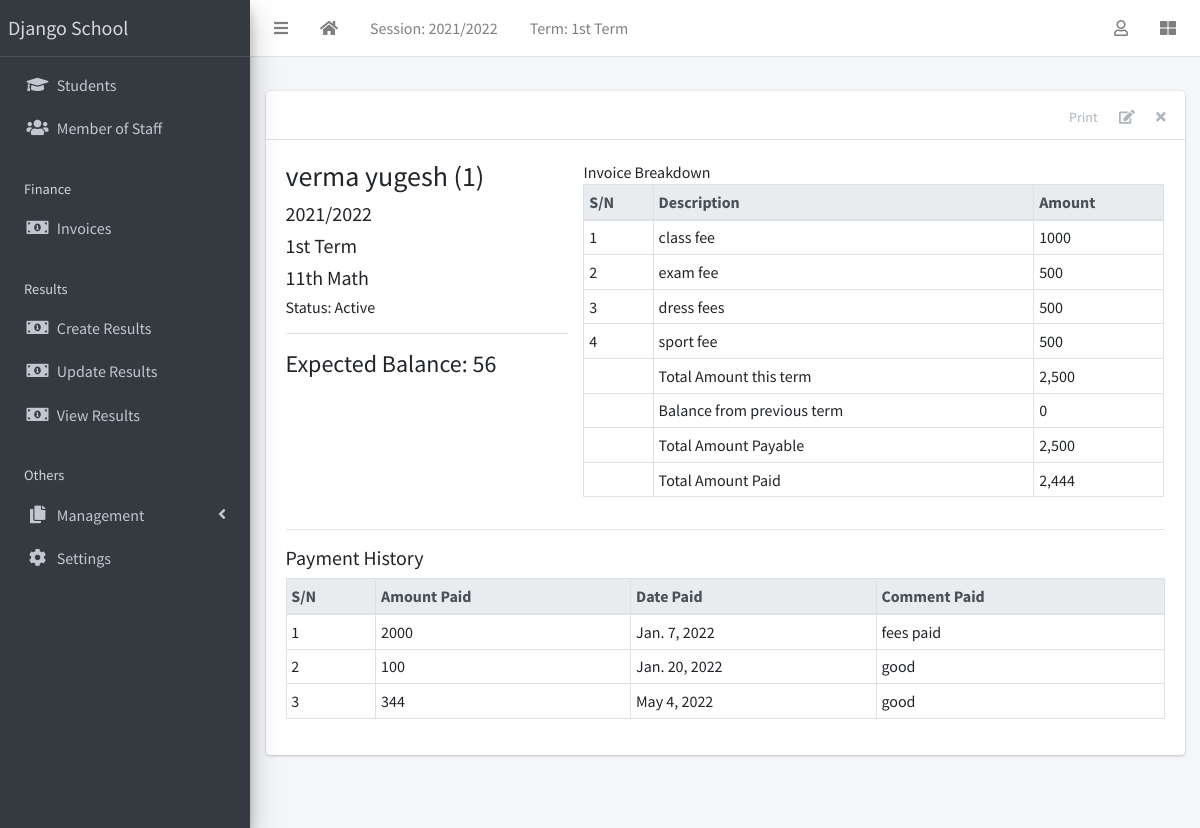
The page /finance/1/detail/ (signed in) on the database its author committed.
### apps/corecode/models.py (models this page shows, shortened)
class AcademicSession(models.Model):
    name = models.CharField(max_length=200, unique=True)
    current = models.BooleanField(default=True)
    class Meta:
        ordering = ["-name"]
    def __str__(self):
        return self.name

class AcademicTerm(models.Model):
    name = models.CharField(max_length=20, unique=True)
    current = models.BooleanField(default=True)
    class Meta:
        ordering = ["name"]
    def __str__(self):
        return self.name

class SiteConfig(models.Model):
    key = models.SlugField()
    value = models.CharField(max_length=200)

class StudentClass(models.Model):
    name = models.CharField(max_length=200, unique=True)
    class Meta:
        verbose_name = "Class"
        verbose_name_plural = "Classes"
        ordering = ["name"]
    def __str__(self):
        return self.name

### apps/finance/models.py (models this page shows, shortened)
class Invoice(models.Model):
    student = models.ForeignKey(Student, on_delete=models.CASCADE)
    session = models.ForeignKey(AcademicSession, on_delete=models.CASCADE)
    term = models.ForeignKey(AcademicTerm, on_delete=models.CASCADE)
    class_for = models.ForeignKey(StudentClass, on_delete=models.CASCADE)
    balance_from_previous_term = models.IntegerField(default=0)
    status = models.CharField(
        max_length=20,
        choices=[("active", "Active"), ("closed", "Closed")],
        default="active",
    )
    class Meta:
        ordering = ["student", "term"]
    def __str__(self):
        return f"{self.student}"
    def balance(self):
        payable = self.total_amount_payable()
        paid = self.total_amount_paid()
        return payable - paid
    def amount_payable(self):
        items = InvoiceItem.objects.filter(invoice=self)
        total = 0
        for item in items:
            total += item.amount
        return total
    def total_amount_payable(self):
        return self.balance_from_previous_term + self.amount_payable()
    def total_amount_paid(self):
        receipts = Receipt.objects.filter(invoice=self)
        amount = 0
        for receipt in receipts:
            amount += receipt.amount_paid
        return amount

class InvoiceItem(models.Model):
    invoice = models.ForeignKey(Invoice, on_delete=models.CASCADE)
    description = models.CharField(max_length=200)
    amount = models.IntegerField()

class Receipt(models.Model):
    invoice = models.ForeignKey(Invoice, on_delete=models.CASCADE)
    amount_paid = models.IntegerField()
    date_paid = models.DateField(default=timezone.now)
    comment = models.CharField(max_length=200, blank=True)

### apps/students/models.py (models this page shows, shortened)
class Student(models.Model):
    STATUS_CHOICES = [("active", "Active"), ("inactive", "Inactive")]
    GENDER_CHOICES = [("male", "Male"), ("female", "Female")]
    current_status = models.CharField(
        max_length=10, choices=STATUS_CHOICES, default="active"
    )
    registration_number = models.CharField(max_length=200, unique=True)
    surname = models.CharField(max_length=200)
    firstname = models.CharField(max_length=200)
    other_name = models.CharField(max_length=200, blank=True)
    gender = models.CharField(max_length=10, choices=GENDER_CHOICES, default="male")
    date_of_birth = models.DateField(default=timezone.now)
    current_class = models.ForeignKey(
        StudentClass, on_delete=models.SET_NULL, blank=True, null=True
    )
    date_of_admission = models.DateField(default=timezone.now)
    mobile_num_regex = RegexValidator(
        regex="^[0-9]{10,15}$", message="Entered mobile number isn't in a right format!"
    )
    parent_mobile_number = models.CharField(
        validators=[mobile_num_regex], max_length=13, blank=True
    )
    address = models.TextField(blank=True)
    others = models.TextField(blank=True)
    passport = models.ImageField(blank=True, upload_to="students/passports/")
    class Meta:
        ordering = ["surname", "firstname", "other_name"]
    def __str__(self):
        return f"{self.surname} {self.firstname} {self.other_name} ({self.registration_number})"

### apps/finance/views.py (the view)
# urls.py: path("<int:pk>/detail/", InvoiceDetailView.as_view(), name="invoice-detail"),
class InvoiceDetailView(LoginRequiredMixin, DetailView):
    model = Invoice
    fields = "__all__"
    def get_context_data(self, **kwargs):
        context = super(InvoiceDetailView, self).get_context_data(**kwargs)
        context["receipts"] = Receipt.objects.filter(invoice=self.object)
        context["items"] = InvoiceItem.objects.filter(invoice=self.object)
        return context

### apps/corecode/context_processors.py (called while the page is built)
def site_defaults(request):
    current_session = AcademicSession.objects.get(current=True)
    current_term = AcademicTerm.objects.get(current=True)
    vals = SiteConfig.objects.all()
    contexts = {
        "current_session": current_session.name,
        "current_term": current_term.name,
    }
    for val in vals:
        contexts[val.key] = val.value
    return contexts

### apps/finance/templates/finance/invoice_detail.html (shortened to what this page needs)
{% extends 'base.html' %}
{% load humanize %}
{% block content-header %}
<div class="card-header">
  <div class="card-tools">
    <a href="#" class="btn btn-tool">Print</a>
    <a href="{% url 'invoice-update' object.id %}" class="btn btn-tool">
      <i class="fas fa-edit"></i>
    </a>
    <a href="{% url 'invoice-delete' object.id %}" class="btn btn-tool">
      <i class="fas fa-times"></i>
    </a>
  </div>
</div>
{% endblock content-header %}
{% block content %}
<div class="row">
  <div class="col-sm-4">
    <h3>{{ object }} </h3>
    <h5>{{ object.session }} </h5>
    <h5>{{ object.term }} </h5>
    <h5>{{ object.class_for }} </h5>
    <h6>Status: {{ object.get_status_display }} </h6>
    <hr>
    <div>
      <h4>Expected Balance: {{ object.balance | intcomma }}</h4>
    </div>
  </div>
  <div class="col-sm-8">
    <table class="table table-sm table-bordered">
      <thead class="thead-light">
        <tr>
          <th>S/N</th>
          <th>Description</th>
          <th>Amount</th>
        </tr>
      </thead>
      <tbody>
        {% for item in items %}
        <tr>
          <td>{{ forloop.counter }} </td>
          <td>{{ item.description }} </td>
          <td>{{ item.amount }} </td>
        </tr>
        {% endfor %}
      </tbody>
      <tfoot>
        <tr>
          <td></td>
          <td>Total Amount this term</td>
          <td>{{ object.amount_payable | intcomma}}</td>
        </tr>
        <tr>
          <td></td>
          <td>Balance from previous term</td>
          <td>{{ object.balance_from_previous_term | intcomma }}</td>
        </tr>
        <tr>
          <td></td>
          <td>Total Amount Payable</td>
          <td>{{ object.total_amount_payable | intcomma}}</td>
        </tr>
        <tr>
          <td></td>
          <td>Total Amount Paid</td>
          <td>{{ object.total_amount_paid | intcomma}}</td>
        </tr>
      </tfoot>
    </table>
  </div>
</div>
<hr>
<h5>Payment History</h5>
<table class="table table-bordered table-sm">
  <thead class="thead-light">
    <tr>
      <th>S/N</th>
      <th>Amount Paid</th>
      <th>Date Paid</th>
      <th>Comment Paid</th>
    </tr>
  </thead>
  <tbody>
    {% for receipt in receipts %}
    <tr>
      <td>{{ forloop.counter }}</td>
      <td>{{ receipt.amount_paid}}</td>
      <td>{{ receipt.date_paid}}</td>
      <td>{{ receipt.comment}}</td>
    </tr>
    {% endfor %}
  </tbody>
</table>
{% endblock content %}

### templates/base.html (shortened to what this page needs)
{% load static %}
<!DOCTYPE html>
<html lang="en">
<head>
  <link rel="stylesheet" href="{% static 'plugins/fontawesome-free/css/all.min.css' %}">
  <link rel="stylesheet" href="{% static 'plugins/toastr/toastr.min.css' %}">
  <link rel="stylesheet"
    href="{% static 'plugins/overlayScrollbars/css/OverlayScrollbars.min.css' %}">
  <link rel="stylesheet" href="{% static 'plugins/Datatables/datatables.min.css' %}" />
  <link rel="stylesheet" href="{% static 'dist/css/adminlte.min.css' %}">
</head>
<body
  class="hold-transition sidebar-mini layout-fixed layout-navbar-fixed layout-footer-fixed">
  <div class="wrapper">
    <nav class="main-header navbar navbar-expand navbar-white navbar-light">
      <ul class="navbar-nav">
        <li class="nav-item">
          <a class="nav-link" data-widget="pushmenu" href="#" role="button"><i
              class="fas fa-bars"></i></a>
        </li>
        <li class="nav-item d-none d-sm-inline-block">
          <a href="{% url 'home' %} " class="nav-link"><i class="fa fa-home"></i></a>
        </li>
        <li class="nav-item d-none d-sm-inline-block">
          <a href="{% url 'current-session' %}" class="nav-link">Session: {{ current_session }}</a>
        </li>
        <li class="nav-item d-none d-sm-inline-block">
          <a href="{% url 'current-session' %}" class="nav-link">Term: {{ current_term }}</a>
        </li>
      </ul>
      <ul class="navbar-nav ml-auto">
        <li class="nav-item dropdown">
          <a class="nav-link" data-toggle="dropdown" href="#">
            <i class="far fa-user"></i>
          </a>
        </li>
        <li class="nav-item">
          <a class="nav-link" data-widget="control-sidebar" data-slide="true"
            href="#" role="button"><i class="fas fa-th-large"></i></a>
        </li>
      </ul>
    </nav>
    <aside class="main-sidebar sidebar-dark-primary elevation-4">
      <a href="{% url 'home' %}" class="brand-link">{{ school_name | default:"MySchool" }}</a>
      <div class="sidebar">
        <nav class="mt-2">
          <ul class="nav nav-pills nav-sidebar flex-column"
            data-widget="treeview" role="menu" data-accordion="false">
            <li class="nav-item">
              <a href="{% url 'student-list' %}" class="nav-link">
                <i class="nav-icon fas fa-graduation-cap"></i>
                <p>
                  Students
                </p>
              </a>
            </li>
            <li class="nav-item">
              <a href="{% url 'staff-list' %}" class="nav-link">
                <i class="nav-icon fas fa-users"></i>
                <p>
                  Member of Staff
                </p>
              </a>
            </li>
            <li class="nav-header">Finance</li>
            <li class="nav-item">
              <a href="{% url 'invoice-list' %}" class="nav-link">
                <i class="nav-icon fas fa-money-bill-alt"></i>
                <p>
                  Invoices
                </p>
              </a>
            </li>
            <li class="nav-header">Results</li>
            <li class="nav-item">
              <a href="{% url 'create-result' %}" class="nav-link">
                <i class="nav-icon fas fa-money-bill-alt"></i>
                <p>
                  Create Results
                </p>
              </a>
            </li>
            <li class="nav-item">
              <a href="{% url 'edit-results' %}" class="nav-link">
                <i class="nav-icon fas fa-money-bill-alt"></i>
                <p>
                  Update Results
                </p>
              </a>
            </li>
            <li class="nav-item">
              <a href="{% url 'view-results' %}" class="nav-link">
                <i class="nav-icon fas fa-money-bill-alt"></i>
                <p>
                  View Results
                </p>
              </a>
            </li>
            <li class="nav-header">Others</li>
            <li class="nav-item has-treeview">
              <a href="#" class="nav-link">
                <i class="nav-icon fas fa-copy"></i>
                <p>
                  Management
                  <i class="fas fa-angle-left right"></i>
                </p>
              </a>
            </li>
            <li class="nav-item">
              <a href="{% url 'configs' %}" class="nav-link">
                <i class="nav-icon fas fa-cog"></i>
                <p>
                  Settings
                </p>
              </a>
            </li>
          </ul>
        </nav>
      </div>
    </aside>
    <div class="content-wrapper">
      <section class="content-header">
      </section>
      <section class="content">
        <div class="container-fluid">
          <div class="row">
            <div class="col-md-12">
              {% block fullcard %}
              <div class="card">
                {% block content-header %}{% endblock content-header %}
                <div class="card-body">
                  <div class="row">
                    <div class="col">
                      {% block content %}
                      {% endblock content %}
                    </div>
                  </div>
                </div>
              </div>
              {% endblock fullcard %}
            </div>
          </div>
        </div>
      </section>
    </div>
  </div>
</body>
</html>

### rows shown on the page
AcademicSession: name "2021/2022"
AcademicTerm: name "1st Term"
SiteConfig: value "Django School"
Invoice: student.registration_number "verma yugesh (1)", session "2021/2022", term "1st Term", class_for "11th Math", status "Active", balance "56", amount_payable "2,500", balance_from_previous_term "0", total_amount_payable "2,500", total_amount_paid "2,444"
InvoiceItem: description "class fee", amount "1000"
InvoiceItem: description "exam fee", amount "500"
InvoiceItem: description "dress fees", amount "500"
InvoiceItem: description "sport fee", amount "500"
Receipt: amount_paid "2000", date_paid "Jan. 7, 2022", comment "fees paid"
Receipt: amount_paid "100", date_paid "Jan. 20, 2022", comment "good"
Receipt: amount_paid "344", date_paid "May 4, 2022", comment "good"
